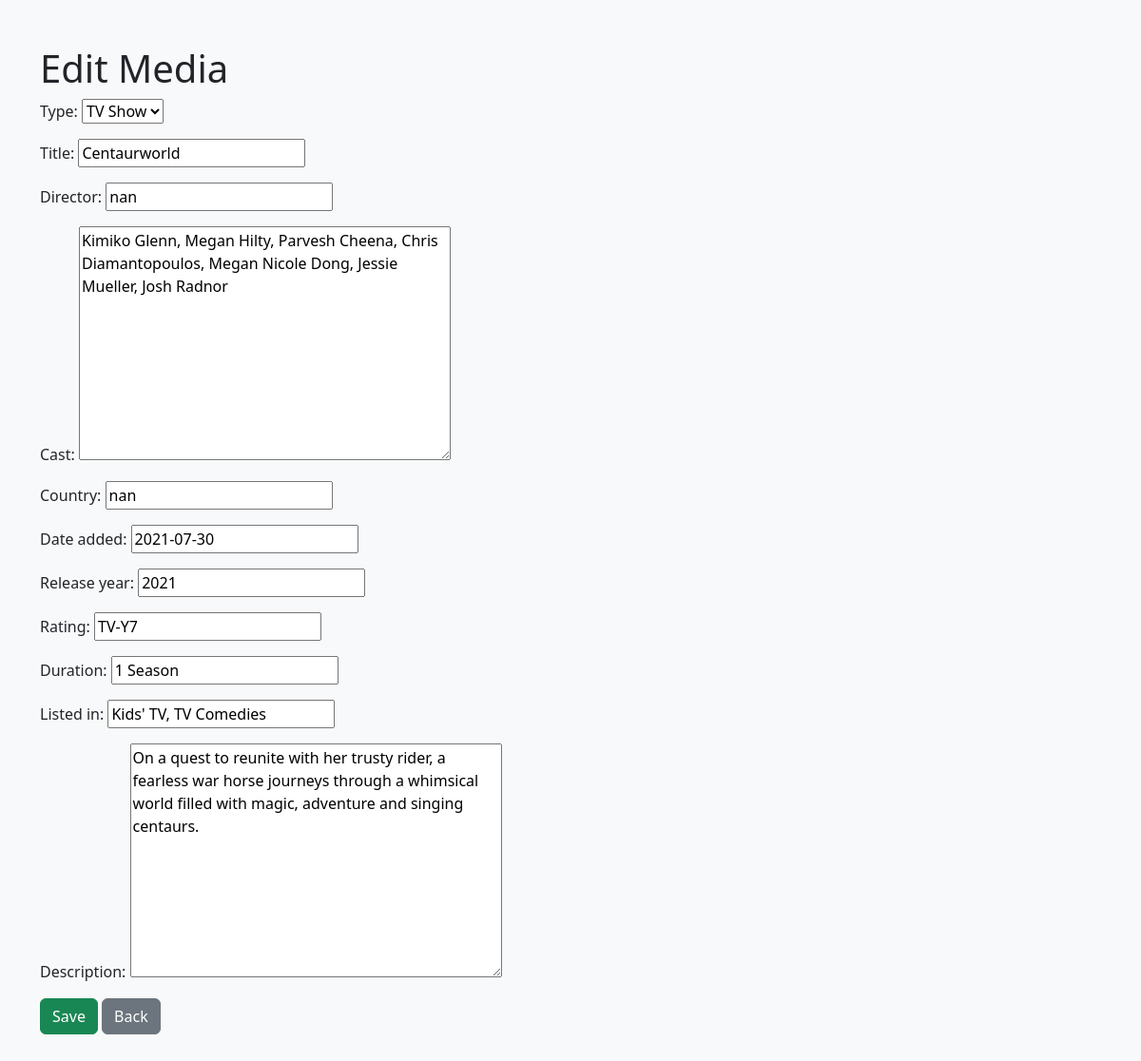
The page /update/4/ on the database as committed earlier.
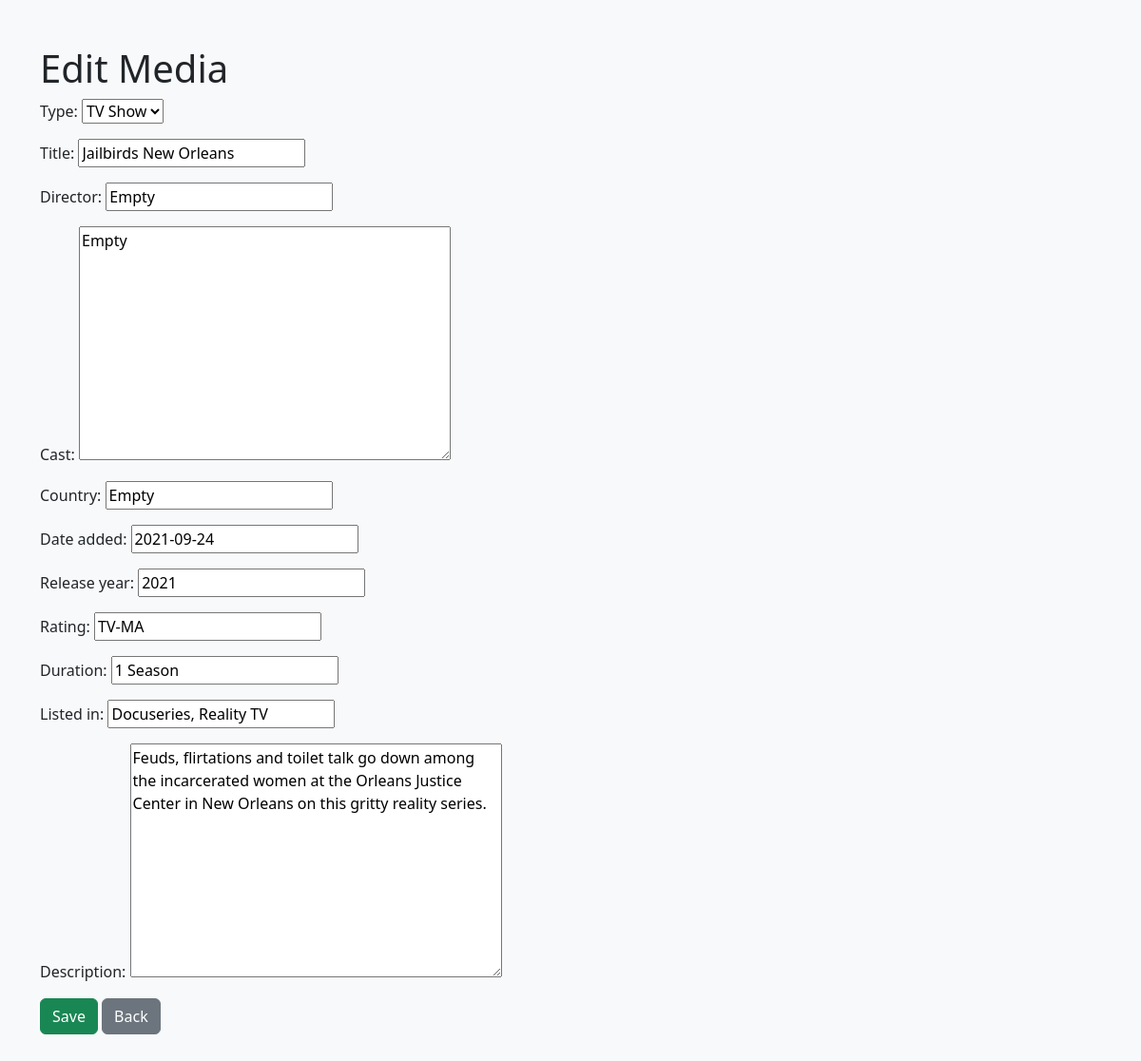
The same page on the database as committed later.
### analysis_app/models.py (models this page shows, shortened)
class Media(models.Model):
    type_choices = [
        ("Movie", "Movie"),
        ("TV Show", "TV Show")
    ]
    type = models.CharField(max_length=20, choices=type_choices)
    title = models.CharField(max_length=255)
    director = models.CharField(max_length=255)
    cast = models.TextField()
    country = models.CharField(max_length=255)
    date_added = models.DateField()
    release_year = models.IntegerField()
    rating = models.CharField(max_length=10)
    duration = models.CharField(max_length=15)
    listed_in = models.CharField(max_length=255)
    description = models.TextField()

### analysis_app/views.py (the view)
# urls.py: path("update/<int:media_id>/", media_update, name="media_update"),
def media_update(request, media_id):
    media = get_object_or_404(Media, id=media_id)
    if request.method == "POST":
        form = MediaForm(request.POST, instance=media)
        if form.is_valid():
            form.save()
            return redirect('media_list')
    else:
        form = MediaForm(instance=media)
    return render(request, 'analysis_app/media_form.html', {'form': form})

### analysis_app/forms.py
class MediaForm(forms.ModelForm):
    class Meta:
        model = Media
        fields = ["type", "title", "director", "cast", "country", "date_added", "release_year",
                  "rating", "duration", "listed_in", "description"]

### analysis_app/templates/analysis_app/media_form.html (shortened to what this page needs)
<!DOCTYPE html>
<html>
<head>
    <link rel="stylesheet" href="https://cdn.jsdelivr.net/npm/bootstrap@5.3.0/dist/css/bootstrap.min.css">
</head>
<body class="bg-light">
<div class="container py-5">
    <h1>{{ form.instance.pk|yesno:"Edit Media, Add New Media" }}</h1>
    <form method="post">
        {{ form.as_p }}
        <button type="submit" class="btn btn-success">Save</button>
        <a href="{% url 'media_list' %}" class="btn btn-secondary">Back</a>
    </form>
</div>
</body>
</html>

Rows that differ between the two databases and show on the page:
changed Media "Edit Media": title "Centaurworld" → "Jailbirds New Orleans"; director "nan" → "Empty"; cast "Kimiko Glenn, Megan Hilty, Parvesh Cheena, Chris Diamantopoulos, Megan Nicole Dong, Jessie Mueller, Josh Radnor" → "Empty"; country "nan" → "Empty"; date_added "2021-07-30" → "2021-09-24"; rating "TV-Y7" → "TV-MA"; listed_in "Kids' TV, TV Comedies" → "Docuseries, Reality TV"; description "On a quest to reunite with her trusty rider, a fearless war horse journeys through a whimsical world filled with magic, adventure and singing centaurs." → "Feuds, flirtations and toilet talk go down among the incarcerated women at the Orleans Justice Center in New Orleans on this gritty reality series."
